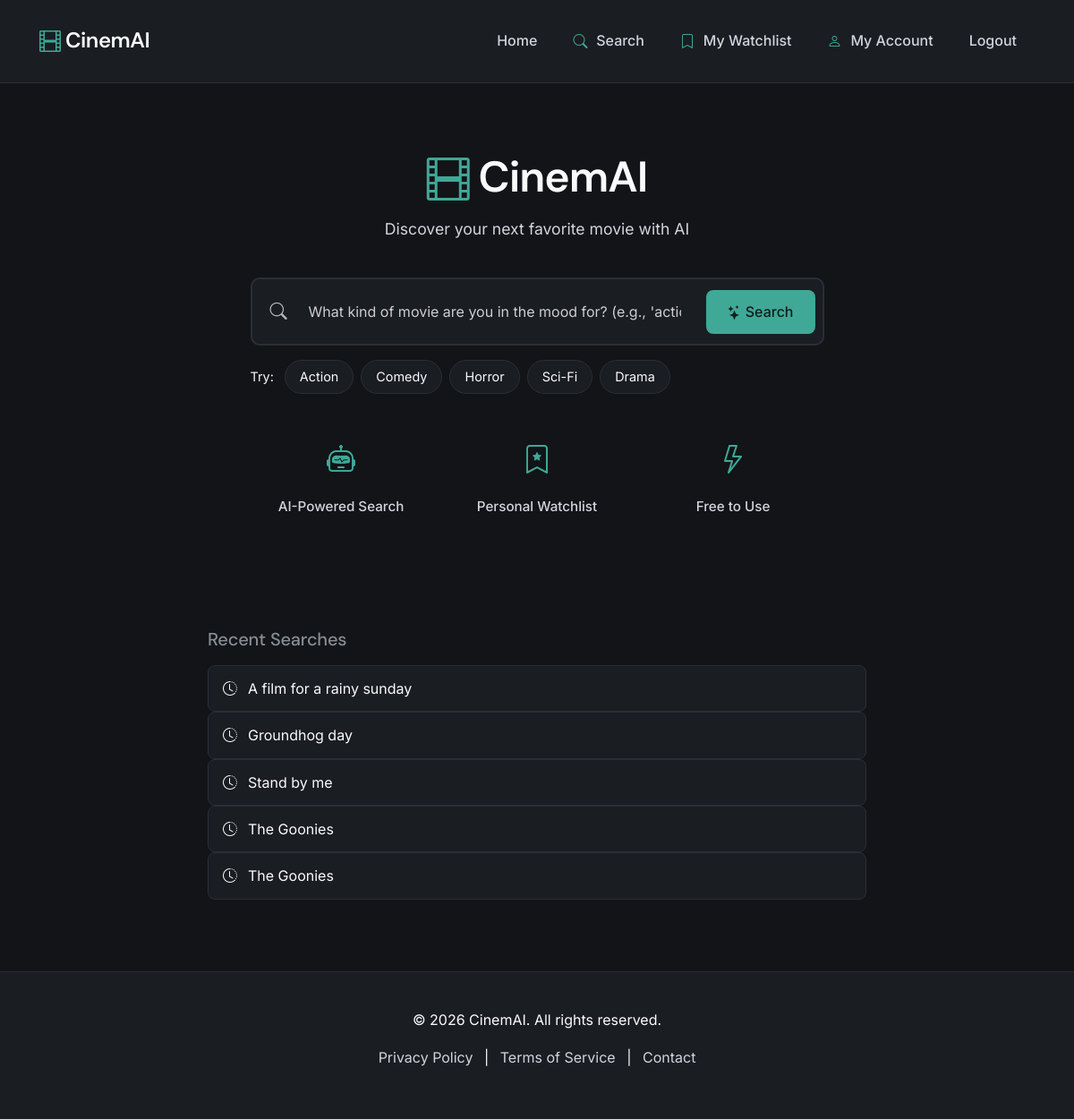
The page / (signed in) on the database as committed earlier.
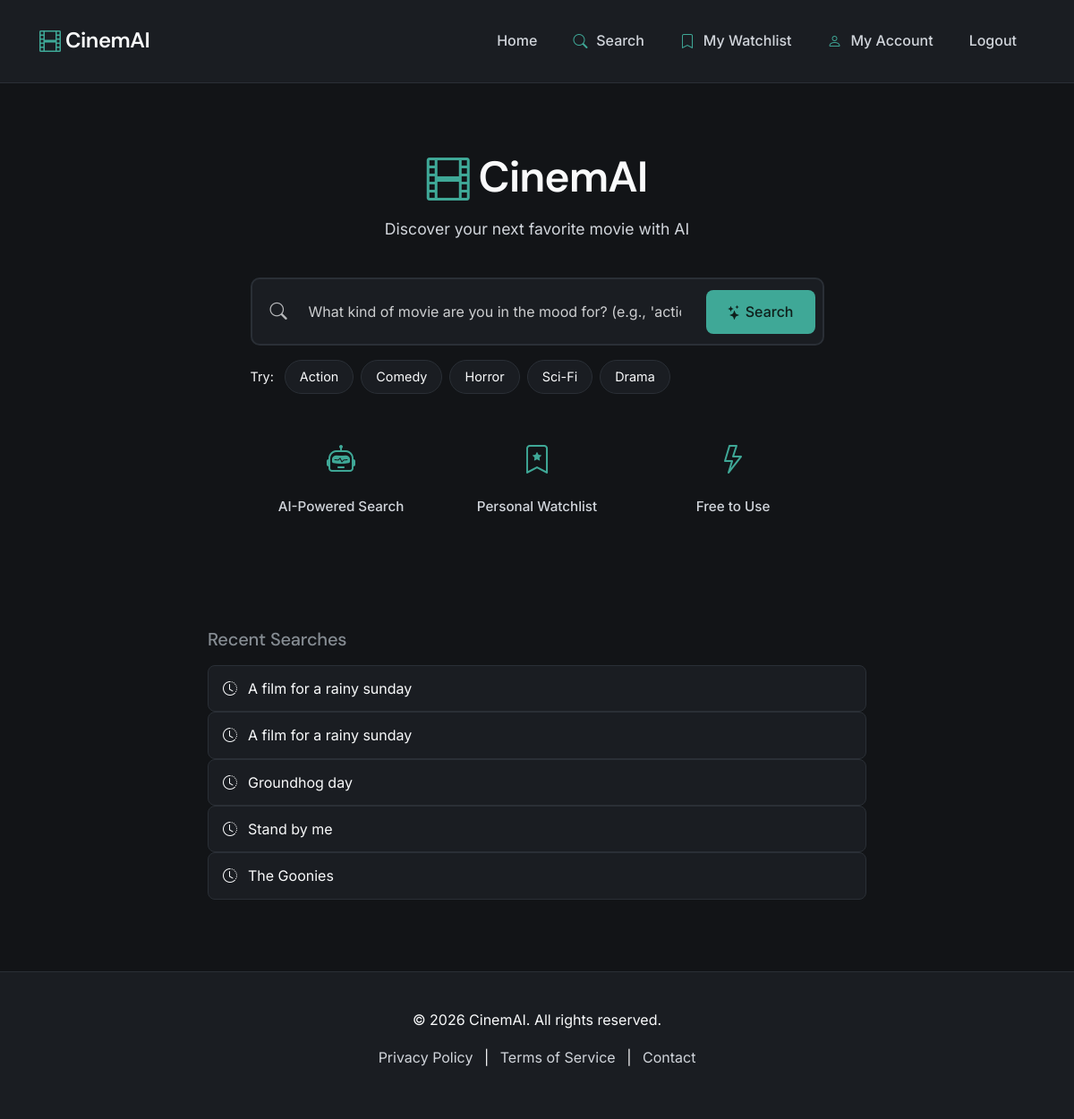
The same page on the database as committed later.
### cinemai/models.py (models this page shows, shortened)
class SearchHistory(models.Model):
    user = models.ForeignKey(User, on_delete=models.CASCADE, related_name='search_history')
    query = models.CharField(max_length=255)
    genre = models.CharField(max_length=100, blank=True)
    created_at = models.DateTimeField(auto_now_add=True)
    class Meta:
        ordering = ['-created_at']
        verbose_name_plural = 'Search histories'

### cinemai/views.py (the view)
# urls.py: path('', views.home, name='home'),
def home(request):
    context = {
        'user': request.user,
    }
    return render(request, 'cinemai/home.html', context)

### cinemai/templates/cinemai/home.html (shortened to what this page needs)
{% extends 'cinemai/base.html' %}
{% block content %}
<div class="hero-section-simple">
    <div class="container">
        <div class="row justify-content-center">
            <div class="col-lg-8 col-xl-7">
                <div class="text-center mb-4">
                    <h1 class="brand-title">
                        <i class="bi bi-film"></i> CinemAI
                    </h1>
                    <p class="brand-subtitle">Discover your next favorite movie with AI</p>
                </div>
                <div class="search-container">
                    <form method="post" action="{% url 'search' %}">
                        <div class="search-input-wrapper">
                            <i class="bi bi-search search-icon"></i>
                            <input
                                type="text"
                                class="form-control search-input"
                                name="search_query"
                                placeholder="What kind of movie are you in the mood for? (e.g., 'action movies with strong female leads')"
                                required
                                autofocus
                            >
                            <button type="submit" class="btn btn-primary search-btn">
                                <i class="bi bi-stars"></i> Search
                            </button>
                        </div>
                        <div class="genre-chips mt-3">
                            <span class="chip-label">Try:</span>
                            <button type="submit" name="search_query" value="action thriller movies" class="genre-chip">Action</button>
                            <button type="submit" name="search_query" value="romantic comedy movies" class="genre-chip">Comedy</button>
                            <button type="submit" name="search_query" value="horror movies" class="genre-chip">Horror</button>
                            <button type="submit" name="search_query" value="sci-fi movies" class="genre-chip">Sci-Fi</button>
                            <button type="submit" name="search_query" value="drama movies" class="genre-chip">Drama</button>
                        </div>
                    </form>
                </div>
                <div class="features-simple mt-5">
                    <div class="row g-3 text-center">
                        <div class="col-md-4">
                            <i class="bi bi-robot feature-icon"></i>
                            <p class="feature-text">AI-Powered Search</p>
                        </div>
                        <div class="col-md-4">
                            <i class="bi bi-bookmark-star feature-icon"></i>
                            <p class="feature-text">Personal Watchlist</p>
                        </div>
                        <div class="col-md-4">
                            <i class="bi bi-lightning feature-icon"></i>
                            <p class="feature-text">Free to Use</p>
                        </div>
                    </div>
                </div>
            </div>
        </div>
    </div>
</div>
{% if user.is_authenticated %}
<div class="container mt-5">
    <div class="row justify-content-center">
        <div class="col-lg-8">
            <h5 class="text-muted mb-3">Recent Searches</h5>
            <div class="recent-searches">
                {% if user.search_history.all|slice:":5" %}
                    {% for search in user.search_history.all|slice:":5" %}
                        <a href="{% url 'search' %}?q={{ search.query }}" class="recent-search-item">
                            <i class="bi bi-clock-history"></i> {{ search.query }}
                        </a>
                    {% endfor %}
                {% else %}
                    <p class="text-muted small">Your search history will appear here</p>
                {% endif %}
            </div>
        </div>
    </div>
</div>
{% endif %}
{% endblock %}

Rows that differ between the two databases and show on the page:
no longer on this page (row unchanged): SearchHistory: query "The Goonies"
added SearchHistory: query "A film for a rainy sunday"
